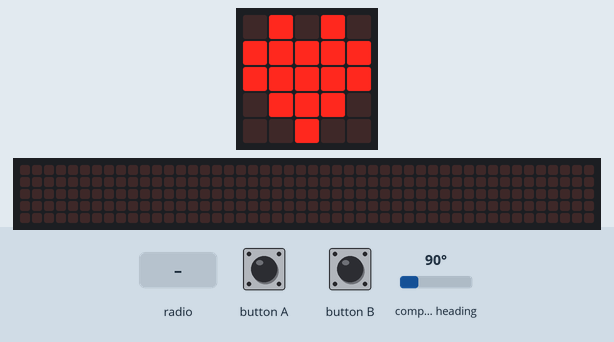
This program was run on a simulated BBC micro:bit (MakeCode). Shown: the board's 5×5 LED display, a strip that is not on the board, showing the scrolling text unrolled. Inputs (shaded band) come from the test bench; at power-on: compass heading 90°. The 48×5 strip is a reading aid, not a part: it shows the text the display is scrolling, unrolled, one strip-width of it at a time; the compass is already calibrated.

Above: at 1.2 s.
1.3 s: radio message "0" arrives
At 1.91 s:
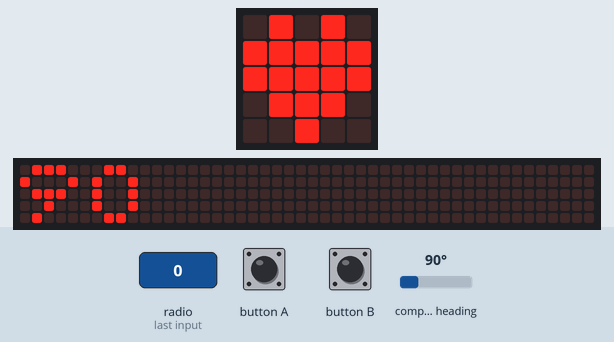
At 2.36 s:
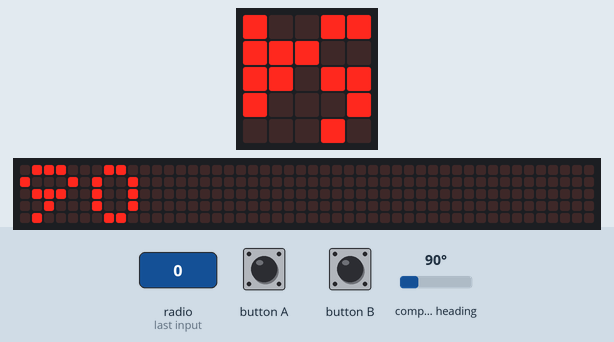
3.7 s: compass heading set to 7°
At 6.0 s:
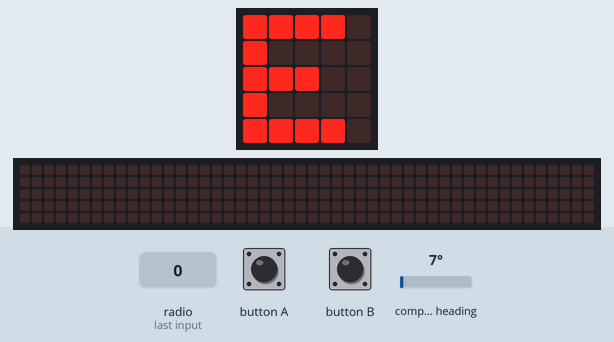
6.7 s: compass heading set to 269°
At 9.26 s:
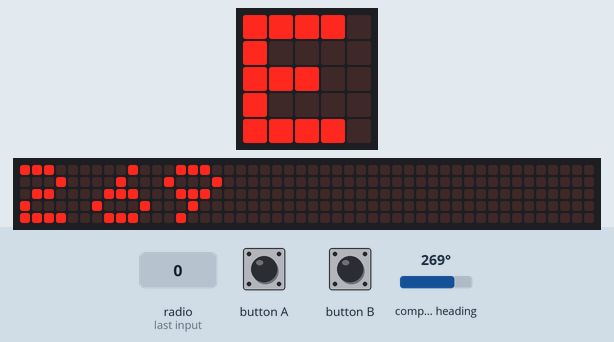
9.7 s: button A pressed for 0.15 s
10.4 s: button B pressed for 0.15 s
11.1 s: button A pressed for 0.15 s
Timing chart, 0 to 14.1 s (numbered marks = the images above; inputs shaded):
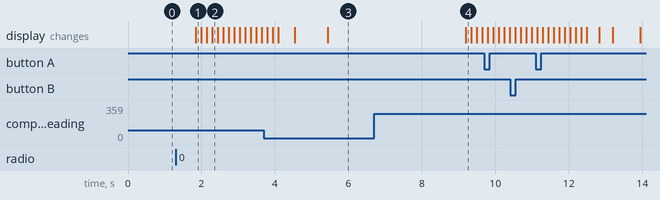

The program:

main.ts
```typescript
radio.onReceivedNumber(function (receivedNumber) {
    if (TXRX == 0) {
        musen = 0
        if (receivedNumber == 0) {
            while (_type == 0) {
                Direction2()
                basic.pause(2000)
            }
        }
    }
})
input.onButtonPressed(Button.A, function () {
    basic.showNumber(TXRX)
    basic.pause(1000)
    if (TXRX == 0) {
        TXRX += 1
    } else {
        TXRX = 0
    }
    if (TXRX == 1) {
        basic.showString("T")
    } else {
        basic.showString("R")
    }
    basic.pause(1000)
})
input.onButtonPressed(Button.B, function () {
    if (TXRX == 1) {
        musen = 0
        _type = 0
        basic.showNumber(TNSP)
        basic.pause(1000)
        radio.sendNumber(_type)
        musen = 1
        basic.showIcon(IconNames.EighthNote)
    } else {
        basic.showIcon(IconNames.No)
    }
})
function dispdir () {
    basic.showLeds(`
        # # # # #
        # # # # #
        # # # # #
        # # # # #
        # # # # #
        `)
    basic.pause(500)
    if (TNSP == 0) {
        basic.showString("E")
    }
    if (TNSP == 1) {
        basic.showString("S")
    }
    if (TNSP == 2) {
        basic.showString("W")
    }
    if (TNSP == 3) {
        basic.showString("N")
    }
    basic.pause(1000)
}
function Direction2 () {
    if (input.compassHeading() >= 45) {
        TNSP = 0
        if (input.compassHeading() >= 135) {
            TNSP = 1
            if (input.compassHeading() >= 225) {
                TNSP = 2
                if (input.compassHeading() >= 315) {
                    TNSP = 3
                }
            }
        }
    } else {
        TNSP = 3
    }
    disp2()
    dispdir()
}
function disp2 () {
    basic.showNumber(input.compassHeading())
}
let TNSP = 0
let musen = 0
let _type = 0
let TXRX = 0
radio.setGroup(1)
TXRX = 0
_type = 0
musen = 1
basic.forever(function () {
    if (musen) {
        basic.showIcon(IconNames.Heart)
    }
})
```

test.ts
```typescript
// テストはここに来ます。このパッケージが拡張機能として使用されるときにはコンパイルされません。
```

Measured:
- after the input at 1.3 s, the display: changes after 0.54 s (image 1)
- after the input at 6.7 s, the display: changes after 2.5 s (image 4)
